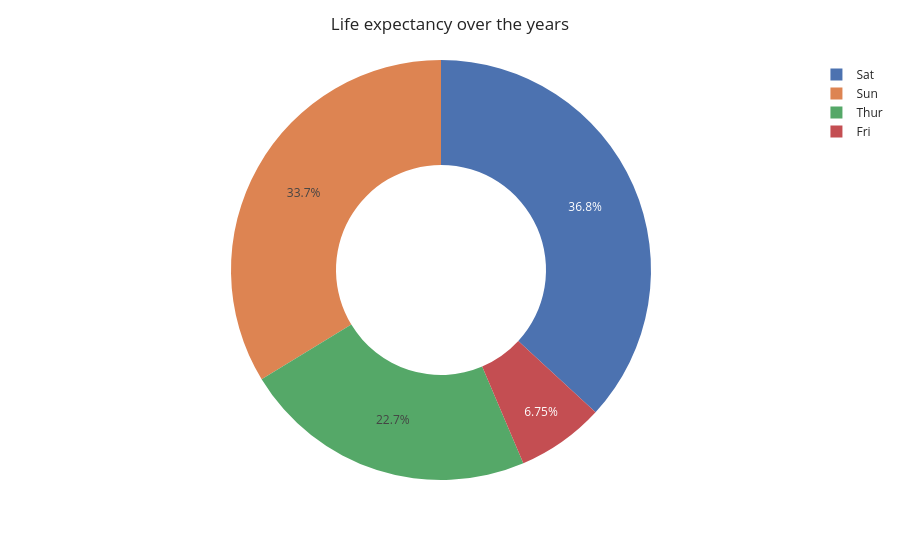

The notebook cell this image was saved under:
### Code cell
fig = px.pie(df, names = 'day'  ,values= 'total_bill',hole = 0.5, template = 'seaborn')
fig

fig.update_layout(
    title='Life expectancy over the years',
    xaxis_title='Country',
    yaxis_title = 'Life Expectancy', 
)

### Figure 1 — Plotly figure (JSON) as saved in the notebook; plotly's stock layout.template omitted (floating-point values rounded to 4 significant figures; data arrays with more than 128 entries replaced by an {"elided": "..."} marker saying what was removed)
{"data": [{"domain": {"x": [0, 1], "y": [0, 1]}, "hole": 0.5, "hovertemplate": "day=%{label}<br>total_bill=%{value}<extra></extra>", "labels": {"elided": "244 str values"}, "legendgroup": "", "name": "", "showlegend": true, "type": "pie", "values": {"elided": "244 float values"}}], "layout": {"legend": {"tracegroupgap": 0}, "margin": {"t": 60}, "title": {"text": "Life expectancy over the years"}, "xaxis": {"title": {"text": "Country"}}, "yaxis": {"title": {"text": "Life Expectancy"}}}}
